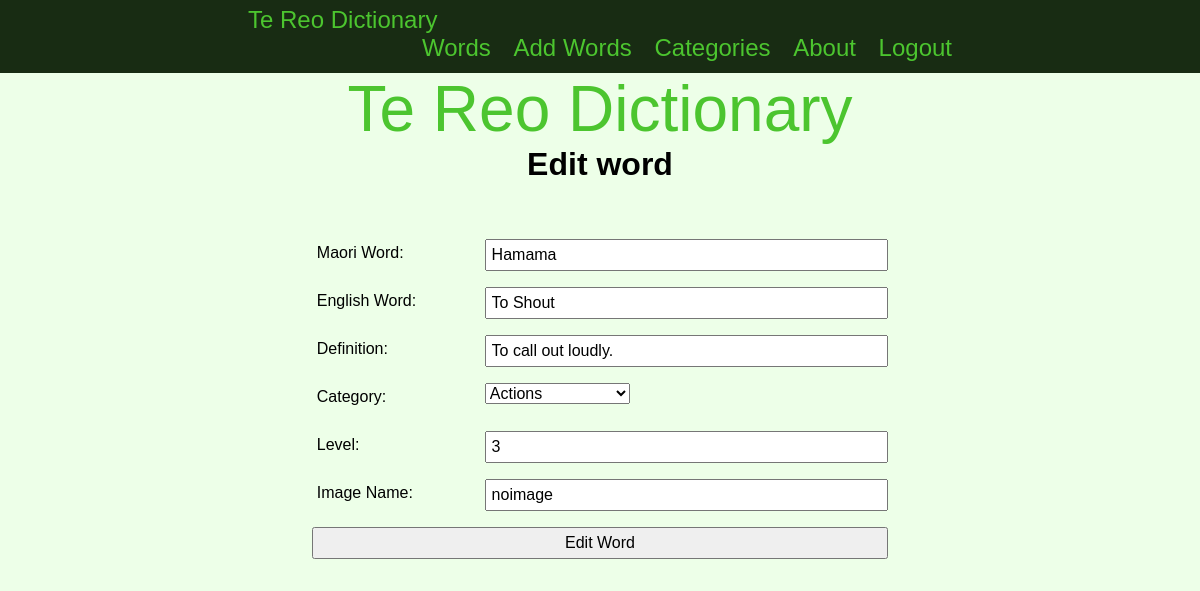
The page /edit/1 (signed in) on the database its author committed.
### tables this page shows
CREATE TABLE "words"
(
    id                integer
        constraint words_pk
            primary key autoincrement,
    english_word      varchar(30),
    maori_word        varchar(30),
    definition        varchar(100),
    category_id       integer
        constraint categrory_id
            references categories,
    level             integer,
    last_edited_date  date,
    last_edited_by_id integer
        constraint user_id
            references users,
    image_name        varchar(30)
);

CREATE TABLE categories
(
    category_id integer
        constraint categories_pk
            primary key autoincrement,
    category    varchar(30)
, image_name varchar(30));

### app.py (the view, shortened to what this page needs)
@app.route('/edit/<word_id>', methods=['POST', 'GET'])
def edit(word_id):
    if is_logged_in():
        if session['role'] != 'Teacher':
            return redirect('/')
    else:
        return redirect('/')
    word_info = database_select('SELECT * FROM words WHERE id=?',(word_id,))[0]
    return render_template('edit.html', logged_in=is_logged_in(), session_info=session_info(), categories=category_info(), word_info=word_info)

### app.py (called while the page is built)
def create_connection(db_file):
    try:
        connection = sqlite3.connect(db_file)
        return connection
    except Error as e:
        print(e)
    return None

def database_select(query, info):
    con = create_connection(DATABASE)
    cur = con.cursor()
    cur.execute(query, info)
    info = cur.fetchall()
    con.close()
    return info

def is_logged_in():
    if session.get('email') is None:
        return False
    else:
        return True

def session_info():
    return session

def category_info():
    return database_select('SELECT * FROM categories', ())

### templates/edit.html
{% extends "base.html" %}
{% block pageheading %}{% if word_info == None %}Add{% else %}Edit{% endif %} word{% endblock %}
{% block main %}
    <form class="form" method="POST">
        <div class="form-group">
            <div class="form-text-label">Maori Word:</div>
            <div class="form-element"><input type="text" name="maori" id="maori" maxlength="30" {% if word_info != None %} value="{{ word_info[2] }}" {% endif %} required></div>
        </div>
        <div class="form-group">
            <div class="form-text-label">English Word:</div>
            <div class="form-element"><input type="text" name="english" id="english" maxlength="30"  {% if word_info != None %} value="{{ word_info[1] }}" {% endif %}required></div>
        </div>
        <div class="form-group">
            <div class="form-text-label">Definition:</div>
            <div class="form-element"><input type="text" name="definition" id="definition" maxlength="100" {% if word_info != None %} value="{{ word_info[3] }}" {% endif %} required></div>
        </div>
        <div class="form-group">
            <div class="form-text-label">Category:</div>
            <div class="form-element">
                <select name="category" id="category">
                    {% for category in categories %}
                        <option {% if word_info != None %} {% if word_info[4] == category[0] %} selected {% endif %} {% endif %}>{{ category[1] }}</option>
                    {% endfor %}
                </select>
            </div>
        </div>
        <div class="form-group">
            <div class="form-text-label">Level:</div>
            <div class="form-element"><input type="number" name="level" id="level" min="1" max="10" {% if word_info != None %} value="{{ word_info[5] }}" {% endif %}></div>
        </div>
        <div class="form-group">
            <div class="form-text-label">Image Name:</div>
            <div class="form-element"><input type="text" name="image_name" id="image_name" maxlength="300" {% if word_info != None %} value="{{ word_info[8] }}" {% endif %}></div>
        </div>
        <div class="form-group">
            <div class="form-button"><input type="submit" value="{% if word_info == None %}Add{% else %}Edit{% endif %} Word"></div>
        </div>
    </form>
{% endblock %}

### static/TeReoDictionary.css (style rules this page uses)
* { font-family: 'Rage Italic', sans-serif; padding: 0; margin: 0; box-sizing: border-box; }
body { background-color: rgb(237, 255, 232); }
.form { width: 80%; margin: auto; padding-bottom: 1rem; margin-bottom: 20px; display: block; }
.form-group { padding-top: 3rem; }
.form-group input { padding: 0.3rem; width: 100%; }
.form-text-label { width: 30%; float: left; padding: 0.3rem; }
.form-element { width: 70%; float: left; }
.form-button { width: 100%; float: left; }

### rows shown on the page
words: maori "Hamama", english "To Shout", definition "To call out loudly.", category "Actions", level "3", image_name "noimage"
